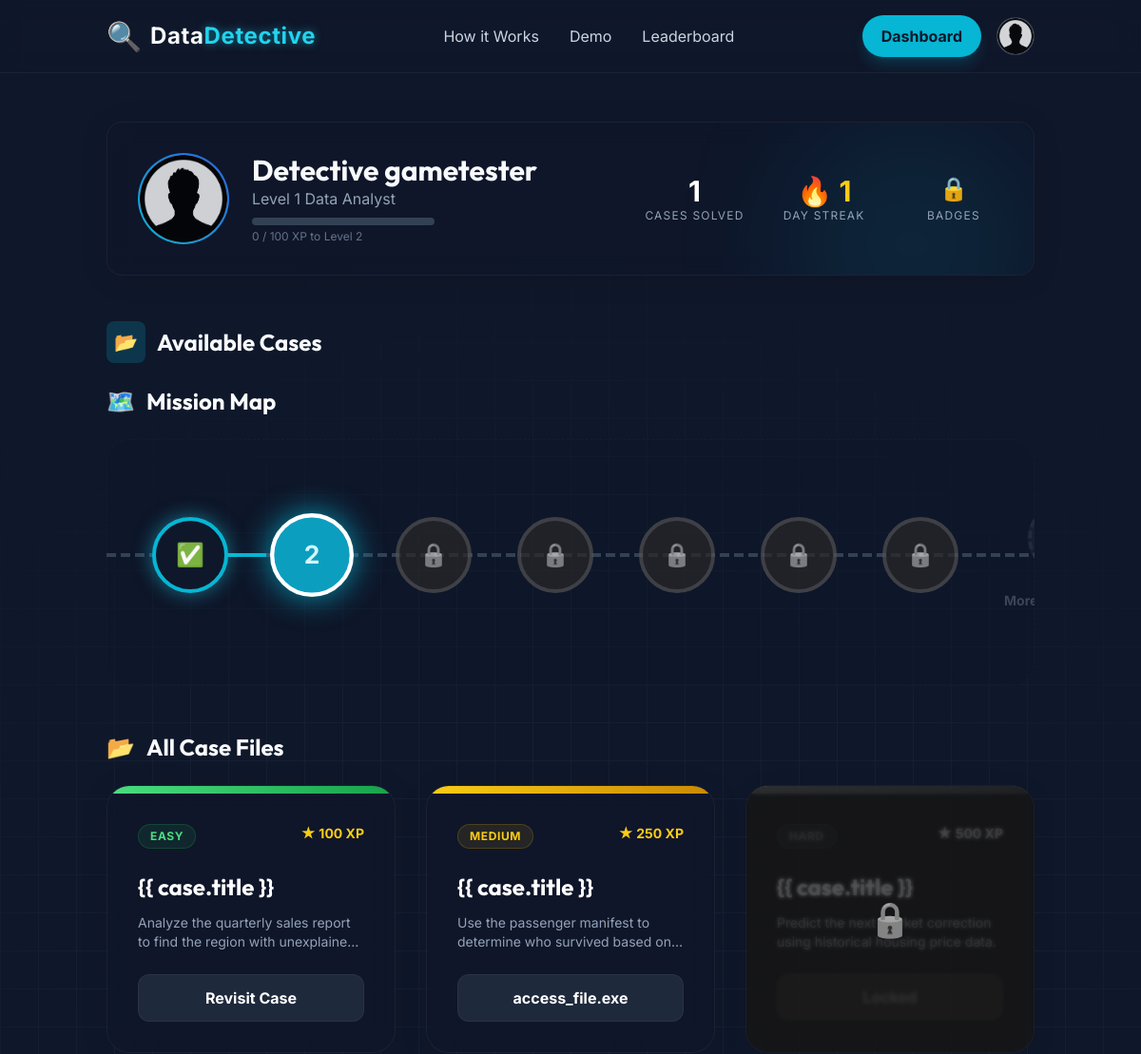
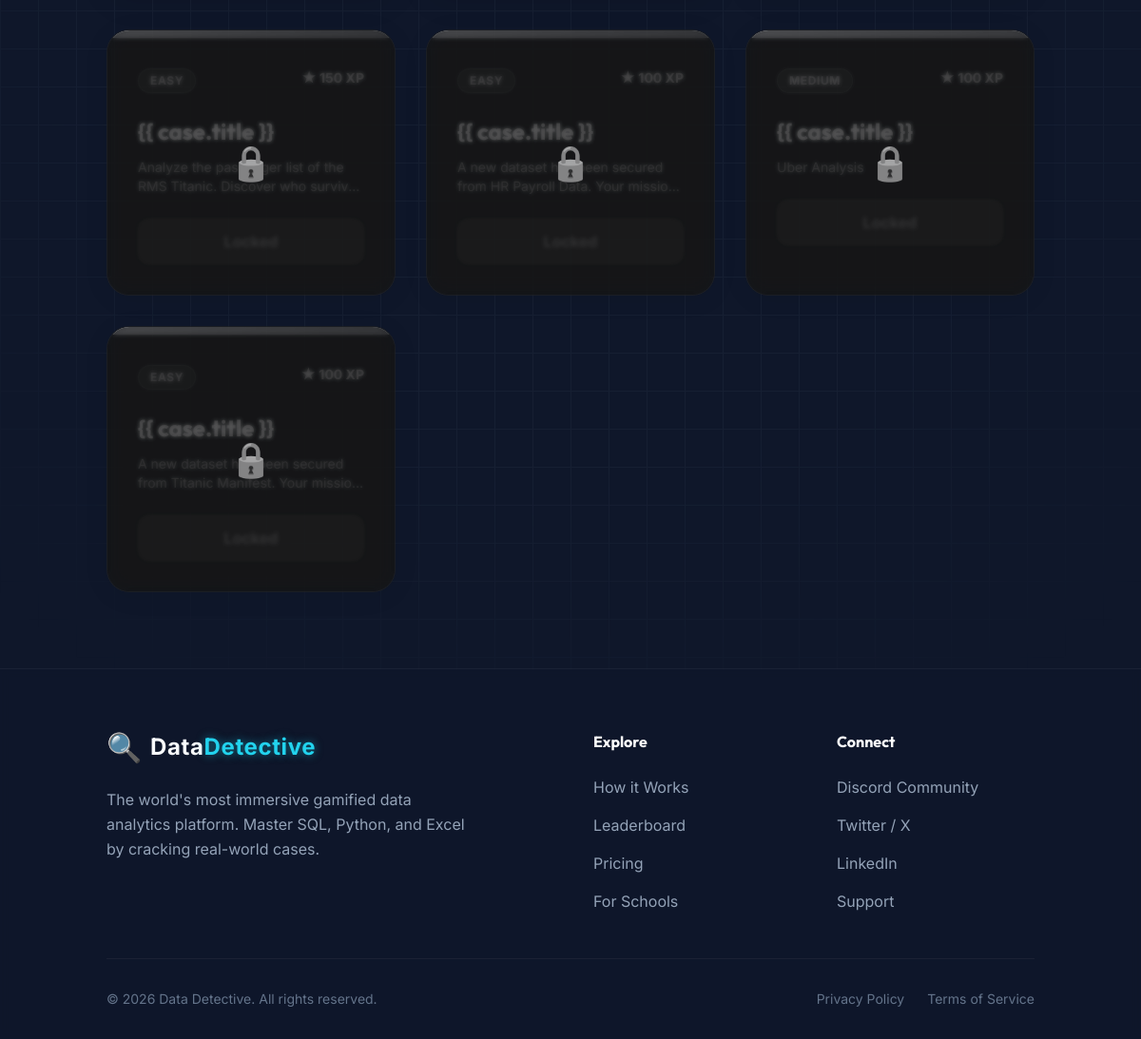
The app's page /dashboard/ (signed in) with its own data (2 pictures, top to bottom).
### core/models.py (models this page shows, shortened)
class UserProfile(models.Model):
    user = models.OneToOneField(User, on_delete=models.CASCADE, related_name='profile')
    xp = models.IntegerField(default=0)
    level = models.IntegerField(default=1)
    avatar = models.ImageField(upload_to='avatars/', null=True, blank=True)
    badges = models.JSONField(default=list, blank=True)
    @property
    def next_level_xp(self):
        return self.level * 100
    @property
    def progress_percent(self):
        current_level_base = (self.level - 1) * 100
        return ((self.xp - current_level_base) / 100) * 100

class Case(models.Model):
    DIFFICULTY_CHOICES = [
        ('Easy', 'Easy'),
        ('Medium', 'Medium'),
        ('Hard', 'Hard'),
    ]
    COLOR_CHOICES = [
        ('green', 'Green'),
        ('yellow', 'Yellow'),
        ('red', 'Red'),
    ]
    title = models.CharField(max_length=200)
    description = models.TextField()
    dataset = models.ForeignKey(Dataset, on_delete=models.SET_NULL, null=True, blank=True, related_name='cases')
    difficulty = models.CharField(max_length=20, choices=DIFFICULTY_CHOICES)
    difficulty_color = models.CharField(max_length=20, choices=COLOR_CHOICES, default='green')
    xp_reward = models.IntegerField(default=100)
    order = models.IntegerField(default=0, help_text="Order in the learning path")
    is_active = models.BooleanField(default=True)

### core/views.py (the view)
# urls.py: path('dashboard/', views.dashboard_view, name='dashboard'),
@login_required
def dashboard_view(request):
    all_cases = Case.objects.all().order_by('id')
    solved_ids = set(Submission.objects.filter(
        user=request.user,
        completed=True
    ).values_list('case_id', flat=True))
    cases_with_status = []
    is_next_active = True  # The first case is active by default
    for case in all_cases:
        if case.id in solved_ids:
            case.status = 'solved'
            is_next_active = True
        elif is_next_active:
            case.status = 'active'
            is_next_active = False
        else:
            case.status = 'locked'
        cases_with_status.append(case)
    return render(request, 'core/dashboard.html', {'cases': cases_with_status})

### core/templates/core/dashboard.html (shortened to what this page needs)
{% extends 'core/base.html' %}
{% block content %}
<div class="container mx-auto px-6 py-8">
    <div
        class="glass p-8 rounded-2xl mb-12 flex flex-col md:flex-row items-center justify-between gap-8 relative overflow-hidden">
        <div class="absolute top-0 right-0 w-64 h-64 bg-cyan-500/10 rounded-full blur-3xl pointer-events-none"></div>
        <div class="flex items-center gap-6 z-10">
            <div class="w-24 h-24 rounded-full bg-gradient-to-tr from-cyan-500 to-blue-600 p-[2px]">
                <div class="w-full h-full rounded-full bg-slate-900 flex items-center justify-center overflow-hidden">
                    {% if user.profile.avatar %}
                    <img src="{{ user.profile.avatar.url }}" alt="Avatar" class="w-full h-full object-cover">
                    {% else %}
                    {% load static %}
                    <img src="{% static 'core/images/default_avatar.png' %}" alt="Default Avatar"
                        class="w-full h-full object-cover opacity-80">
                    {% endif %}
                </div>
            </div>
            <div>
                <h2 class="text-3xl font-bold font-heading">Detective {{ user.username }}</h2>
                <p class="text-slate-400">Level {{ user.profile.level }} Data Analyst</p>
                <div class="mt-2 w-48 h-2 bg-slate-700 rounded-full overflow-hidden">
                </div>
                <p class="text-xs text-slate-500 mt-1">{{ user.profile.xp }} / {{ user.profile.next_level_xp }} XP to
                    Level {{ user.profile.level|add:"1" }}</p>
            </div>
        </div>
        <div class="grid grid-cols-3 gap-8 z-10">
            <div class="text-center">
                <div class="text-3xl font-bold text-white">{{ user.submission_set.count }}</div>
                <div class="text-xs text-slate-400 uppercase tracking-widest">Cases Solved</div>
            </div>
            <div class="text-center">
                <div class="text-3xl font-bold text-yellow-400">🔥 1</div>
                <div class="text-xs text-slate-400 uppercase tracking-widest">Day Streak</div>
            </div>
            <div class="text-center">
                <div class="flex justify-center gap-1">
                    {% for badge in user.profile.badges %}
                    <span title="{{ badge }}" class="text-2xl cursor-help hover:scale-125 transition-transform">
                        {% if badge == 'First Blood' %}🩸{% elif badge == 'Veteran' %}🎖️{% else %}🏅{% endif %}
                    </span>
                    {% empty %}
                    <span class="text-slate-600 text-2xl" title="No badges yet">🔒</span>
                    {% endfor %}
                </div>
                <div class="text-xs text-slate-400 uppercase tracking-widest mt-1">Badges</div>
            </div>
        </div>
    </div>
    <h3 class="text-2xl font-bold mb-6 flex items-center gap-3">
        <span class="bg-cyan-500/20 text-cyan-400 p-2 rounded-lg text-xl">📂</span> Available Cases
    </h3>
    <div class="mb-4">
        <h2 class="text-2xl font-bold font-heading mb-6 flex items-center gap-3">
            <span class="text-cyan-400">🗺️</span> Mission Map
        </h2>
        {% include 'core/includes/game_map.html' %}
    </div>
    <h2 class="text-2xl font-bold font-heading mb-6 flex items-center gap-3">
        <span class="text-purple-400">📂</span> All Case Files
    </h2>
    <div class="grid md:grid-cols-2 lg:grid-cols-3 gap-8 mb-12" id="cases">
        {% for case in cases %}
        <div class="glass rounded-3xl overflow-hidden hover:shadow-[0_0_30px_rgba(6,182,212,0.15)] transition-all duration-300 group relative
                 {% if case.status == 'locked' %}opacity-75 grayscale{% endif %}">
            {% if case.status == 'locked' %}
            <div class="absolute inset-0 bg-slate-900/60 z-20 flex items-center justify-center backdrop-blur-[2px]">
                <div class="text-4xl">🔒</div>
            </div>
            {% endif %}
            <div class="h-2 bg-gradient-to-r
                    {% if case.difficulty == 'Easy' %}from-green-400 to-green-600
                    {% elif case.difficulty == 'Medium' %}from-yellow-400 to-yellow-600
                    {% else %}from-red-500 to-red-700{% endif %}">
            </div>
            <div class="p-8 relative">
                <div class="flex justify-between items-start mb-6">
                    <span class="px-3 py-1 rounded-full text-xs font-bold uppercase tracking-wider border
                            {% if case.difficulty == 'Easy' %}bg-green-500/10 text-green-400 border-green-500/20
                            {% elif case.difficulty == 'Medium' %}bg-yellow-500/10 text-yellow-400 border-yellow-500/20
                            {% else %}bg-red-500/10 text-red-500 border-red-500/20{% endif %}">
                        {{ case.difficulty }}
                    </span>
                    <div class="flex items-center gap-1 text-yellow-400 font-bold text-sm">
                        <span>★</span> {{ case.xp_reward }} XP
                    </div>
                </div>
                <h3 class="text-2xl font-bold mb-3 text-white group-hover:text-cyan-400 transition-colors">{{ case.title
                    }}</h3>
                <p class="text-slate-400 mb-6 line-clamp-2 text-sm">{{ case.description }}</p>
                {% if case.status == 'active' or case.status == 'solved' %}
                <a href="{% url 'case_detail' case.id %}"
                    class="block w-full py-3 rounded-xl bg-slate-800 hover:bg-cyan-500 hover:text-slate-900 text-white text-center font-bold transition-all border border-white/5 group-hover:border-cyan-500/30">
                    {% if case.status == 'solved' %}Revisit Case{% else %}access_file.exe{% endif %}
                </a>
                {% else %}
                <button disabled
                    class="block w-full py-3 rounded-xl bg-slate-800 text-slate-500 text-center font-bold cursor-not-allowed">
                </button>
                {% endif %}
            </div>
        </div>
        {% endfor %}
    </div>
</div>
{% endblock %}

### core/templates/core/base.html (shortened to what this page needs)
{% load static tailwind_tags %}
<!DOCTYPE html>
<html lang="en" class="scroll-smooth">
<head>
    {% tailwind_css %}
</head>
<body class="antialiased min-h-screen flex flex-col relative">
    <div class="fixed inset-0 z-[-1] opacity-20 pointer-events-none"
        style="background-image: linear-gradient(#334155 1px, transparent 1px), linear-gradient(to right, #334155 1px, transparent 1px); background-size: 40px 40px; mask-image: radial-gradient(circle, black 40%, transparent 70%);">
    </div>
    {% block navbar %}
    <nav class="fixed top-0 w-full z-50 transition-all duration-300 backdrop-blur-md border-b border-white/5 py-4">
        <div class="container mx-auto px-6 flex justify-between items-center">
            <a href="/" class="text-2xl font-bold font-heading tracking-wide flex items-center gap-2">
                <span class="text-3xl inline-block">🔍</span>
                <span>Data<span class="text-neon-cyan">Detective</span></span>
            </a>
            <div class="hidden md:flex items-center gap-8">
                <a href="/#how-it-works" class="text-slate-300 hover:text-white transition-colors">How it Works</a>
                <a href="#demo" class="text-slate-300 hover:text-white transition-colors">Demo</a>
                <a href="/leaderboard" class="text-slate-300 hover:text-white transition-colors">Leaderboard</a>
            </div>
            <div class="flex items-center gap-4">
                {% if user.is_authenticated %}
                <a href="{% url 'dashboard' %}"
                    class="px-5 py-2.5 rounded-full bg-cyan-500 hover:bg-cyan-400 text-slate-900 font-bold transition-all shadow-lg shadow-cyan-500/20 hover:shadow-cyan-500/40 transform hover:-translate-y-0.5">
                    Dashboard
                </a>
                <a href="{% url 'profile' %}"
                    class="w-10 h-10 rounded-full bg-slate-800 border border-white/10 overflow-hidden">
                    {% if user.profile.avatar %}
                    <img src="{{ user.profile.avatar.url }}" class="w-full h-full object-cover">
                    {% else %}
                    {% load static %}
                    <img src="{% static 'core/images/default_avatar.png' %}"
                        class="w-full h-full object-cover opacity-80">
                    {% endif %}
                </a>
                {% endif %}
            </div>
        </div>
    </nav>
    {% endblock %}
    <main class="flex-grow {% block padding_top %}pt-24{% endblock %}">
        {% block content %}{% endblock %}
    </main>
    {% block footer %}
    <footer class="border-t border-white/5 bg-slate-900/50 pt-16 pb-8 relative overflow-hidden backdrop-blur-sm">
        <div class="container mx-auto px-6">
            <div class="grid md:grid-cols-4 gap-12 mb-12">
                <div class="col-span-1 md:col-span-2">
                    <a href="/" class="text-2xl font-bold font-heading tracking-wide flex items-center gap-2 mb-6">
                        <span class="text-3xl inline-block">🔍</span>
                        <span>Data<span class="text-neon-cyan">Detective</span></span>
                    </a>
                    <p class="text-slate-400 leading-relaxed max-w-sm">
                        The world's most immersive gamified data analytics platform. Master SQL, Python, and Excel by
                        cracking real-world cases.
                    </p>
                </div>
                <div>
                    <h4 class="text-white font-bold mb-6">Explore</h4>
                    <ul class="space-y-4 text-slate-400">
                        <li><a href="/#how-it-works" class="hover:text-cyan-400 transition-colors">How it Works</a></li>
                        <li><a href="/leaderboard" class="hover:text-cyan-400 transition-colors">Leaderboard</a></li>
                        <li><a href="#" class="hover:text-cyan-400 transition-colors">Pricing</a></li>
                        <li><a href="#" class="hover:text-cyan-400 transition-colors">For Schools</a></li>
                    </ul>
                </div>
                <div>
                    <h4 class="text-white font-bold mb-6">Connect</h4>
                    <ul class="space-y-4 text-slate-400">
                        <li><a href="#" class="hover:text-cyan-400 transition-colors">Discord Community</a></li>
                        <li><a href="#" class="hover:text-cyan-400 transition-colors">Twitter / X</a></li>
                        <li><a href="#" class="hover:text-cyan-400 transition-colors">LinkedIn</a></li>
                        <li><a href="#" class="hover:text-cyan-400 transition-colors">Support</a></li>
                    </ul>
                </div>
            </div>
            <div
                class="border-t border-white/5 pt-8 flex flex-col md:flex-row justify-between items-center gap-4 text-sm text-slate-500">
                <p>&copy; 2026 Data Detective. All rights reserved.</p>
                <div class="flex gap-6">
                    <a href="#" class="hover:text-white">Privacy Policy</a>
                    <a href="#" class="hover:text-white">Terms of Service</a>
                </div>
            </div>
        </div>
    </footer>
    {% endblock %}
</body>
</html>

### core/templates/core/includes/game_map.html (shortened to what this page needs)
<div class="relative w-full overflow-hidden py-12 mb-12">
    <div class="overflow-x-auto pb-8 pt-4 custom-scrollbar relative z-10">
        <div class="flex items-center min-w-max px-12 gap-12 relative">
            {% for case in cases %}
            <div class="relative group z-10 flex flex-col items-center">
                {% if case.status == 'solved' %}
                <div
                    class="absolute top-1/2 right-[-50%] w-[4rem] h-[4px] bg-cyan-500 -translate-y-1/2 z-[-1] hidden md:block">
                </div>
                {% endif %}
                <a href="{% if case.status == 'locked' %}#{% else %}{% url 'case_detail' case.id %}{% endif %}" class="w-20 h-20 rounded-full flex items-center justify-center border-4 transition-all duration-500 transform relative
                          {% if case.status == 'solved' %}
                              bg-slate-900 border-cyan-500 shadow-[0_0_20px_rgba(34,211,238,0.5)] scale-100 hover:scale-110
                          {% elif case.status == 'active' %}
                              bg-cyan-600 border-white shadow-[0_0_30px_rgba(6,182,212,0.8)] animate-pulse scale-110
                          {% else %}
                              bg-slate-800 border-slate-600 grayscale opacity-70 cursor-not-allowed
                          {% endif %}">
                    {% if case.status == 'solved' %}
                    <span class="text-2xl">✅</span>
                    {% elif case.status == 'active' %}
                    <span class="text-2xl font-bold text-white">{{ forloop.counter }}</span>
                    <span
                        class="absolute inline-flex h-full w-full rounded-full bg-cyan-400 opacity-20 animate-ping"></span>
                    {% else %}
                    <span class="text-2xl">🔒</span>
                    {% endif %}
                </a>
            </div>
            {% endfor %}
            <div class="relative group z-10 flex flex-col items-center opacity-50">
                <div
                    class="w-20 h-20 rounded-full flex items-center justify-center border-4 border-slate-700 bg-slate-800 border-dashed">
                </div>
                <div class="mt-4 text-slate-500 font-bold text-sm">More Coming Soon</div>
            </div>
        </div>
    </div>
</div>

### core/templates/core/base.html (style rules this page uses)
body { font-family: 'Inter', sans-serif; background-color: #0f172a; color: #f8fafc; overflow-x: hidden; }
h1, h2, h3, h4, h5, h6 { font-family: 'Outfit', sans-serif; }
.glass { background: rgba(15, 23, 42, 0.6); backdrop-filter: blur(12px); -webkit-backdrop-filter: blur(12px); border: 1px solid rgba(255, 255, 255, 0.05); box-shadow: 0 4px 30px rgba(0, 0, 0, 0.1); }
.text-neon-cyan { color: #22d3ee; text-shadow: 0 0 10px rgba(34, 211, 238, 0.5); }

### records on screen
Case: difficulty "EASY", xp_reward "100", description "Analyze the quarterly sales report to find the region with…", shows "Revisit Case"
Case: difficulty "MEDIUM", xp_reward "250", description "Use the passenger manifest to determine who survived based…", shows "access_file.exe"
Case: xp_reward "500", description "Predict the next market correction using historical housing price data."
Case: difficulty "EASY", xp_reward "150", description "Analyze the passenger list of the RMS Titanic. Discover who…"
Case: difficulty "EASY", xp_reward "100", description "A new dataset has been secured from HR Payroll Data. Your…"
Case: difficulty "MEDIUM", xp_reward "100", description "Uber Analysis"
Case: difficulty "EASY", xp_reward "100", description "A new dataset has been secured from Titanic Manifest. Your…"

### other values on screen
{{ user.username }} "gametester"
{{ user.profile.level }} "1"
{{ user.profile.xp }} "0"
{{ user.profile.next_level_xp }} "100"
{{ user.profile.level|add:"1" }} "2"
{{ user.submission_set.count }} "1"
